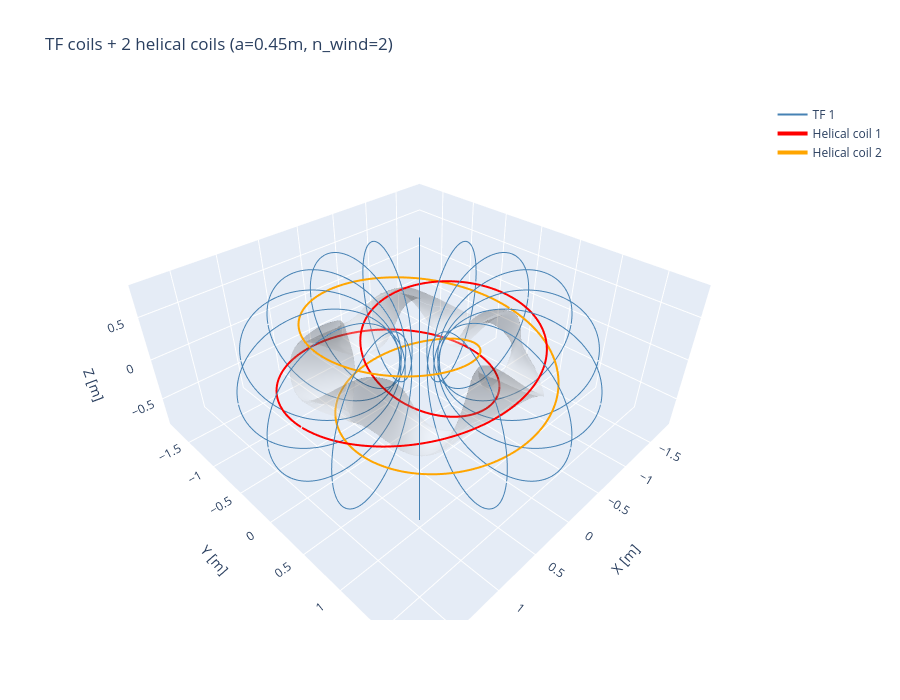

The notebook cell this image was saved under:
### Code cell
fig = go.Figure()

# Plasma surface
fig.add_trace(go.Surface(x=X2, y=Y2, z=Z2, opacity=0.15,
                          colorscale='Greys', showscale=False, name='Plasma'))

# TF coils
for i, coil in enumerate(tf_coils):
    fig.add_trace(go.Scatter3d(
        x=coil["X"], y=coil["Y"], z=coil["Z"],
        mode='lines',
        line=dict(color='steelblue', width=2),
        name=f'TF {i+1}',
        showlegend=(i == 0)
    ))

# Helical coils
hel_colors = ['red', 'orange']
for i, coil in enumerate(helical_coils):
    fig.add_trace(go.Scatter3d(
        x=coil["X"], y=coil["Y"], z=coil["Z"],
        mode='lines',
        line=dict(color=hel_colors[i], width=4),
        name=f'Helical coil {i+1}'
    ))

fig.update_layout(
    title=f"TF coils + 2 helical coils (a={a_coil_h}m, n_wind={n_wind})",
    scene=dict(aspectmode='data',
               xaxis_title='X [m]', yaxis_title='Y [m]', zaxis_title='Z [m]'),
    width=900, height=700
)
fig.show()

### Figure 1 — Plotly figure (JSON) as saved in the notebook; plotly's stock layout.template omitted (floating-point values rounded to 4 significant figures; data arrays with more than 128 entries replaced by an {"elided": "..."} marker saying what was removed)
{"data": [{"colorscale": [[0, "rgb(255,255,255)"], [0.125, "rgb(240,240,240)"], [0.25, "rgb(217,217,217)"], [0.375, "rgb(189,189,189)"], [0.5, "rgb(150,150,150)"], [0.625, "rgb(115,115,115)"], [0.75, "rgb(82,82,82)"], [0.875, "rgb(37,37,37)"], [1, "rgb(0,0,0)"]], "name": "Plasma", "opacity": 0.15, "showscale": false, "type": "surface", "x": {"elided": "640x128 float values"}, "y": {"elided": "640x128 float values"}, "z": {"elided": "640x128 float values"}}, {"line": {"color": "steelblue", "width": 2}, "mode": "lines", "name": "TF 1", "showlegend": true, "type": "scatter3d", "x": {"elided": "300 float values"}, "y": {"elided": "300 float values"}, "z": {"elided": "300 float values"}}, {"line": {"color": "steelblue", "width": 2}, "mode": "lines", "name": "TF 2", "showlegend": false, "type": "scatter3d", "x": {"elided": "300 float values"}, "y": {"elided": "300 float values"}, "z": {"elided": "300 float values"}}, {"line": {"color": "steelblue", "width": 2}, "mode": "lines", "name": "TF 3", "showlegend": false, "type": "scatter3d", "x": {"elided": "300 float values"}, "y": {"elided": "300 float values"}, "z": {"elided": "300 float values"}}, {"line": {"color": "steelblue", "width": 2}, "mode": "lines", "name": "TF 4", "showlegend": false, "type": "scatter3d", "x": {"elided": "300 float values"}, "y": {"elided": "300 float values"}, "z": {"elided": "300 float values"}}, {"line": {"color": "steelblue", "width": 2}, "mode": "lines", "name": "TF 5", "showlegend": false, "type": "scatter3d", "x": {"elided": "300 float values"}, "y": {"elided": "300 float values"}, "z": {"elided": "300 float values"}}, {"line": {"color": "steelblue", "width": 2}, "mode": "lines", "name": "TF 6", "showlegend": false, "type": "scatter3d", "x": {"elided": "300 float values"}, "y": {"elided": "300 float values"}, "z": {"elided": "300 float values"}}, {"line": {"color": "steelblue", "width": 2}, "mode": "lines", "name": "TF 7", "showlegend": false, "type": "scatter3d", "x": {"elided": "300 float values"}, "y": {"elided": "300 float values"}, "z": {"elided": "300 float values"}}, {"line": {"color": "steelblue", "width": 2}, "mode": "lines", "name": "TF 8", "showlegend": false, "type": "scatter3d", "x": {"elided": "300 float values"}, "y": {"elided": "300 float values"}, "z": {"elided": "300 float values"}}, {"line": {"color": "steelblue", "width": 2}, "mode": "lines", "name": "TF 9", "showlegend": false, "type": "scatter3d", "x": {"elided": "300 float values"}, "y": {"elided": "300 float values"}, "z": {"elided": "300 float values"}}, {"line": {"color": "steelblue", "width": 2}, "mode": "lines", "name": "TF 10", "showlegend": false, "type": "scatter3d", "x": {"elided": "300 float values"}, "y": {"elided": "300 float values"}, "z": {"elided": "300 float values"}}, {"line": {"color": "steelblue", "width": 2}, "mode": "lines", "name": "TF 11", "showlegend": false, "type": "scatter3d", "x": {"elided": "300 float values"}, "y": {"elided": "300 float values"}, "z": {"elided": "300 float values"}}, {"line": {"color": "steelblue", "width": 2}, "mode": "lines", "name": "TF 12", "showlegend": false, "type": "scatter3d", "x": {"elided": "300 float values"}, "y": {"elided": "300 float values"}, "z": {"elided": "300 float values"}}, {"line": {"color": "steelblue", "width": 2}, "mode": "lines", "name": "TF 13", "showlegend": false, "type": "scatter3d", "x": {"elided": "300 float values"}, "y": {"elided": "300 float values"}, "z": {"elided": "300 float values"}}, {"line": {"color": "steelblue", "width": 2}, "mode": "lines", "name": "TF 14", "showlegend": false, "type": "scatter3d", "x": {"elided": "300 float values"}, "y": {"elided": "300 float values"}, "z": {"elided": "300 float values"}}, {"line": {"color": "steelblue", "width": 2}, "mode": "lines", "name": "TF 15", "showlegend": false, "type": "scatter3d", "x": {"elided": "300 float values"}, "y": {"elided": "300 float values"}, "z": {"elided": "300 float values"}}, {"line": {"color": "steelblue", "width": 2}, "mode": "lines", "name": "TF 16", "showlegend": false, "type": "scatter3d", "x": {"elided": "300 float values"}, "y": {"elided": "300 float values"}, "z": {"elided": "300 float values"}}, {"line": {"color": "red", "width": 4}, "mode": "lines", "name": "Helical coil 1", "type": "scatter3d", "x": {"elided": "1000 float values"}, "y": {"elided": "1000 float values"}, "z": {"elided": "1000 float values"}}, {"line": {"color": "orange", "width": 4}, "mode": "lines", "name": "Helical coil 2", "type": "scatter3d", "x": {"elided": "1000 float values"}, "y": {"elided": "1000 float values"}, "z": {"elided": "1000 float values"}}], "layout": {"height": 700, "scene": {"aspectmode": "data", "xaxis": {"title": {"text": "X [m]"}}, "yaxis": {"title": {"text": "Y [m]"}}, "zaxis": {"title": {"text": "Z [m]"}}}, "title": {"text": "TF coils + 2 helical coils (a=0.45m, n_wind=2)"}, "width": 900}}
